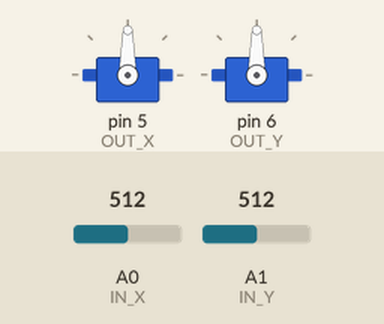
This sketch was run on a simulated Arduino Uno, built with avr-gcc and run on an emulated ATmega328P. Shown: 2 × servo. The inputs (shaded band) are chosen by the test bench; at power-on: A0 (IN_X) = 512, A1 (IN_Y) = 512.

Above: at 1.2 s.
1.3 s: A0 (IN_X) set to 716
At 2.5 s:
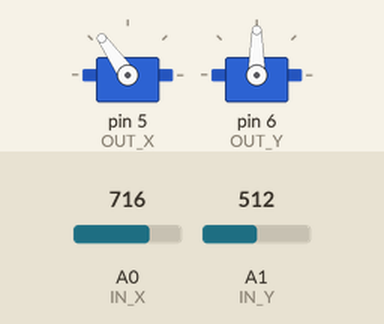
2.8 s: A1 (IN_Y) set to 716
At 4.0 s:
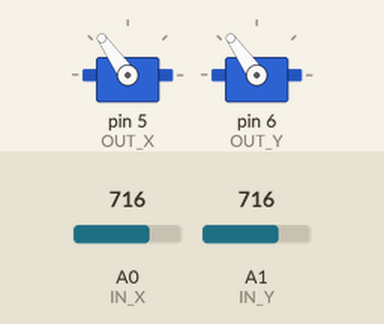
4.3 s: A0 (IN_X) set to 900
At 4.9 s:
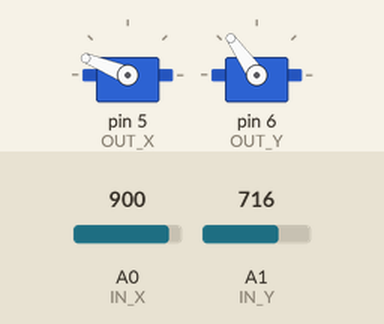
5.8 s: A1 (IN_Y) set to 900
At 6.2 s:
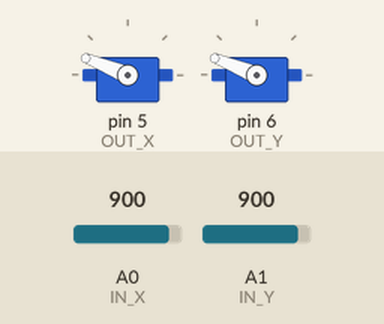
7.3 s: A0 (IN_X) set to 1023
At 8.5 s:
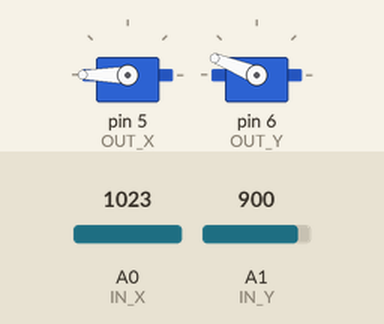
8.8 s: A1 (IN_Y) set to 1023
At 10.1 s:
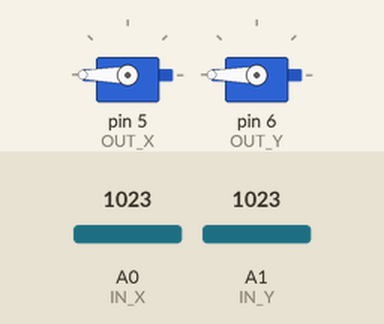
Timing chart, 0 to 11.3 s (numbered marks = the images above; inputs shaded):
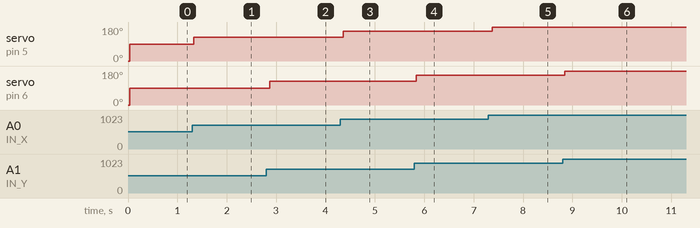

The sketch:

diy14_2_servo.ino
```cpp
// 加入數位濾波的伺服馬達雲台程式

#include <Servo.h>
#define size 5         // 資料陣列元素數量
#define middle size/2  // 資料陣列中間索引
#define IN_X A0        // 可變電阻X（水平搖桿）的輸入腳
#define IN_Y A1        // 可變電阻Y（垂直搖桿）的輸入腳
#define OUT_X 5        // 伺服馬達X的輸出腳
#define OUT_Y 6        // 伺服馬達Y的輸出腳

Servo servoX, servoY;   // 宣告兩個伺服馬達程式物件

int valX[size] = {0, 0, 0, 0, 0};  // X軸資料陣列
int valY[size] = {0, 0, 0, 0, 0};  // Y軸資料陣列

int cmp (const void * a, const void * b) {
   return ( *(int*)a - *(int*)b );
}

void filter() {
  static byte i = 0;  // 陣列索引

  valX[i] = analogRead(IN_X);  // 水平（X）搖桿的輸入值
  valY[i] = analogRead(IN_Y);  // 垂直（Y）搖桿的輸入值

  qsort(valX, size, sizeof(int), cmp);
  qsort(valY, size, sizeof(int), cmp);

  if (++i % size == 0) i = 0;
}

void control() {
   int posX, posY;

   posX = map(valX[middle], 0, 1023, 0, 180);
   posY = map(valY[middle], 0, 1023, 0, 180);

   servoX.write(posX);
   servoY.write(posY);

   delay(15);
}

void setup() {
  servoX.attach(OUT_X, 500, 2400);
  servoY.attach(OUT_Y, 500, 2400);
}

void loop() {
   filter();
   control();
}
```

Measured:
- after the input at 1.3 s, servo on pin 5 (OUT_X): 90° → 125° at once
- after the input at 2.8 s, servo on pin 6 (OUT_Y): 90° → 125° after 0.07 s
- after the input at 4.3 s, servo on pin 5 (OUT_X): 125° → 158° after 0.06 s
- after the input at 5.8 s, servo on pin 6 (OUT_Y): 125° → 158° at once
- after the input at 7.3 s, servo on pin 5 (OUT_X): 158° → 180° after 0.07 s
- after the input at 8.8 s, servo on pin 6 (OUT_Y): 158° → 180° after 0.05 s
